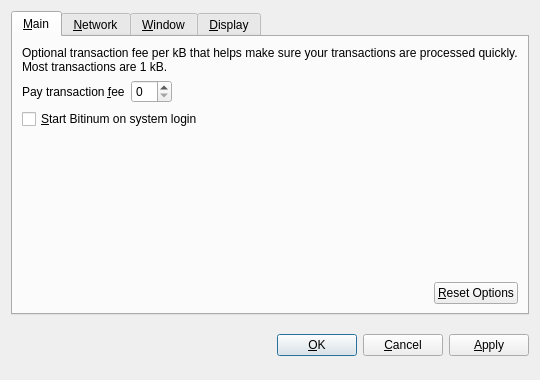
<?xml version="1.0" encoding="UTF-8"?>
<ui version="4.0">
 <class>OptionsDialog</class>
 <widget class="QDialog" name="OptionsDialog">
  <property name="geometry">
   <rect>
    <x>0</x>
    <y>0</y>
    <width>540</width>
    <height>380</height>
   </rect>
  </property>
  <property name="windowTitle">
   <string>Options</string>
  </property>
  <property name="modal">
   <bool>true</bool>
  </property>
  <layout class="QVBoxLayout" name="verticalLayout">
   <item>
    <widget class="QTabWidget" name="tabWidget">
     <property name="tabPosition">
      <enum>QTabWidget::North</enum>
     </property>
     <property name="currentIndex">
      <number>0</number>
     </property>
     <widget class="QWidget" name="tabMain">
      <attribute name="title">
       <string>&amp;Main</string>
      </attribute>
      <layout class="QVBoxLayout" name="verticalLayout_Main">
       <item>
        <widget class="QLabel" name="transactionFeeInfoLabel">
         <property name="text">
          <string>Optional transaction fee per kB that helps make sure your transactions are processed quickly. Most transactions are 1 kB.</string>
         </property>
         <property name="textFormat">
          <enum>Qt::PlainText</enum>
         </property>
         <property name="wordWrap">
          <bool>true</bool>
         </property>
        </widget>
       </item>
       <item>
        <layout class="QHBoxLayout" name="horizontalLayout_1_Main">
         <item>
          <widget class="QLabel" name="transactionFeeLabel">
           <property name="text">
            <string>Pay transaction &amp;fee</string>
           </property>
           <property name="textFormat">
            <enum>Qt::PlainText</enum>
           </property>
           <property name="buddy">
            <cstring>transactionFee</cstring>
           </property>
          </widget>
         </item>
         <item>
          <widget class="BitcoinAmountField" name="transactionFee"/>
         </item>
         <item>
          <spacer name="horizontalSpacer_1_Main">
           <property name="orientation">
            <enum>Qt::Horizontal</enum>
           </property>
           <property name="sizeHint" stdset="0">
            <size>
             <width>40</width>
             <height>20</height>
            </size>
           </property>
          </spacer>
         </item>
        </layout>
       </item>
       <item>
        <widget class="QCheckBox" name="bitcoinAtStartup">
         <property name="toolTip">
          <string>Automatically start Bitinum after logging in to the system.</string>
         </property>
         <property name="text">
          <string>&amp;Start Bitinum on system login</string>
         </property>
        </widget>
       </item>
       <item>
        <spacer name="verticalSpacer_Main">
         <property name="orientation">
          <enum>Qt::Vertical</enum>
         </property>
         <property name="sizeHint" stdset="0">
          <size>
           <width>20</width>
           <height>40</height>
          </size>
         </property>
        </spacer>
       </item>
       <item>
        <layout class="QHBoxLayout" name="horizontalLayout_2_Main">
         <item>
          <spacer name="horizontalSpacer_2_Main">
           <property name="orientation">
            <enum>Qt::Horizontal</enum>
           </property>
           <property name="sizeHint" stdset="0">
            <size>
             <width>40</width>
             <height>20</height>
            </size>
           </property>
          </spacer>
         </item>
         <item>
          <widget class="QPushButton" name="resetButton">
           <property name="toolTip">
            <string>Reset all client options to default.</string>
           </property>
           <property name="text">
            <string>&amp;Reset Options</string>
           </property>
           <property name="autoDefault">
            <bool>false</bool>
           </property>
          </widget>
         </item>
        </layout>
       </item>
      </layout>
     </widget>
     <widget class="QWidget" name="tabNetwork">
      <attribute name="title">
       <string>&amp;Network</string>
      </attribute>
      <layout class="QVBoxLayout" name="verticalLayout_Network">
       <item>
        <widget class="QCheckBox" name="mapPortUpnp">
         <property name="toolTip">
          <string>Automatically open the Bitinum client port on the router. This only works when your router supports UPnP and it is enabled.</string>
         </property>
         <property name="text">
          <string>Map port using &amp;UPnP</string>
         </property>
        </widget>
       </item>
       <item>
        <widget class="QCheckBox" name="connectSocks">
         <property name="toolTip">
          <string>Connect to the Bitinum network through a SOCKS proxy (e.g. when connecting through Tor).</string>
         </property>
         <property name="text">
          <string>&amp;Connect through SOCKS proxy:</string>
         </property>
        </widget>
       </item>
       <item>
        <layout class="QHBoxLayout" name="horizontalLayout_Network">
         <item>
          <widget class="QLabel" name="proxyIpLabel">
           <property name="text">
            <string>Proxy &amp;IP:</string>
           </property>
           <property name="textFormat">
            <enum>Qt::PlainText</enum>
           </property>
           <property name="buddy">
            <cstring>proxyIp</cstring>
           </property>
          </widget>
         </item>
         <item>
          <widget class="QValidatedLineEdit" name="proxyIp">
           <property name="maximumSize">
            <size>
             <width>140</width>
             <height>16777215</height>
            </size>
           </property>
           <property name="toolTip">
            <string>IP address of the proxy (e.g. 127.0.0.1)</string>
           </property>
          </widget>
         </item>
         <item>
          <widget class="QLabel" name="proxyPortLabel">
           <property name="text">
            <string>&amp;Port:</string>
           </property>
           <property name="textFormat">
            <enum>Qt::PlainText</enum>
           </property>
           <property name="buddy">
            <cstring>proxyPort</cstring>
           </property>
          </widget>
         </item>
         <item>
          <widget class="QLineEdit" name="proxyPort">
           <property name="maximumSize">
            <size>
             <width>55</width>
             <height>16777215</height>
            </size>
           </property>
           <property name="toolTip">
            <string>Port of the proxy (e.g. 9050)</string>
           </property>
          </widget>
         </item>
         <item>
          <widget class="QLabel" name="socksVersionLabel">
           <property name="text">
            <string>SOCKS &amp;Version:</string>
           </property>
           <property name="textFormat">
            <enum>Qt::PlainText</enum>
           </property>
           <property name="buddy">
            <cstring>socksVersion</cstring>
           </property>
          </widget>
         </item>
         <item>
          <widget class="QValueComboBox" name="socksVersion">
           <property name="toolTip">
            <string>SOCKS version of the proxy (e.g. 5)</string>
           </property>
          </widget>
         </item>
         <item>
          <spacer name="horizontalSpacer_Network">
           <property name="orientation">
            <enum>Qt::Horizontal</enum>
           </property>
           <property name="sizeHint" stdset="0">
            <size>
             <width>40</width>
             <height>20</height>
            </size>
           </property>
          </spacer>
         </item>
        </layout>
       </item>
       <item>
        <spacer name="verticalSpacer_Network">
         <property name="orientation">
          <enum>Qt::Vertical</enum>
         </property>
         <property name="sizeHint" stdset="0">
          <size>
           <width>20</width>
           <height>40</height>
          </size>
         </property>
        </spacer>
       </item>
      </layout>
     </widget>
     <widget class="QWidget" name="tabWindow">
      <attribute name="title">
       <string>&amp;Window</string>
      </attribute>
      <layout class="QVBoxLayout" name="verticalLayout_Window">
       <item>
        <widget class="QCheckBox" name="minimizeToTray">
         <property name="toolTip">
          <string>Show only a tray icon after minimizing the window.</string>
         </property>
         <property name="text">
          <string>&amp;Minimize to the tray instead of the taskbar</string>
         </property>
        </widget>
       </item>
       <item>
        <widget class="QCheckBox" name="minimizeOnClose">
         <property name="toolTip">
          <string>Minimize instead of exit the application when the window is closed. When this option is enabled, the application will be closed only after selecting Quit in the menu.</string>
         </property>
         <property name="text">
          <string>M&amp;inimize on close</string>
         </property>
        </widget>
       </item>
       <item>
        <spacer name="verticalSpacer_Window">
         <property name="orientation">
          <enum>Qt::Vertical</enum>
         </property>
         <property name="sizeHint" stdset="0">
          <size>
           <width>20</width>
           <height>40</height>
          </size>
         </property>
        </spacer>
       </item>
      </layout>
     </widget>
     <widget class="QWidget" name="tabDisplay">
      <attribute name="title">
       <string>&amp;Display</string>
      </attribute>
      <layout class="QVBoxLayout" name="verticalLayout_Display">
       <item>
        <layout class="QHBoxLayout" name="horizontalLayout_1_Display">
         <item>
          <widget class="QLabel" name="langLabel">
           <property name="text">
            <string>User Interface &amp;language:</string>
           </property>
           <property name="textFormat">
            <enum>Qt::PlainText</enum>
           </property>
           <property name="buddy">
            <cstring>lang</cstring>
           </property>
          </widget>
         </item>
         <item>
          <widget class="QValueComboBox" name="lang">
           <property name="toolTip">
            <string>The user interface language can be set here. This setting will take effect after restarting Bitinum.</string>
           </property>
          </widget>
         </item>
        </layout>
       </item>
       <item>
        <layout class="QHBoxLayout" name="horizontalLayout_2_Display">
         <item>
          <widget class="QLabel" name="unitLabel">
           <property name="text">
            <string>&amp;Unit to show amounts in:</string>
           </property>
           <property name="textFormat">
            <enum>Qt::PlainText</enum>
           </property>
           <property name="buddy">
            <cstring>unit</cstring>
           </property>
          </widget>
         </item>
         <item>
          <widget class="QValueComboBox" name="unit">
           <property name="toolTip">
            <string>Choose the default subdivision unit to show in the interface and when sending coins.</string>
           </property>
          </widget>
         </item>
        </layout>
       </item>
       <item>
        <widget class="QCheckBox" name="displayAddresses">
         <property name="toolTip">
          <string>Whether to show Bitinum addresses in the transaction list or not.</string>
         </property>
         <property name="text">
          <string>&amp;Display addresses in transaction list</string>
         </property>
        </widget>
       </item>
       <item>
        <spacer name="verticalSpacer_Display">
         <property name="orientation">
          <enum>Qt::Vertical</enum>
         </property>
         <property name="sizeHint" stdset="0">
          <size>
           <width>20</width>
           <height>40</height>
          </size>
         </property>
        </spacer>
       </item>
      </layout>
     </widget>
    </widget>
   </item>
   <item>
    <layout class="QHBoxLayout" name="horizontalLayout_Buttons">
     <item>
      <spacer name="horizontalSpacer_1">
       <property name="orientation">
        <enum>Qt::Horizontal</enum>
       </property>
       <property name="sizeHint" stdset="0">
        <size>
         <width>40</width>
         <height>48</height>
        </size>
       </property>
      </spacer>
     </item>
     <item>
      <widget class="QLabel" name="statusLabel">
       <property name="font">
        <font>
         <weight>75</weight>
         <bold>true</bold>
        </font>
       </property>
       <property name="text">
        <string/>
       </property>
       <property name="textFormat">
        <enum>Qt::PlainText</enum>
       </property>
       <property name="wordWrap">
        <bool>true</bool>
       </property>
      </widget>
     </item>
     <item>
      <spacer name="horizontalSpacer_2">
       <property name="orientation">
        <enum>Qt::Horizontal</enum>
       </property>
       <property name="sizeHint" stdset="0">
        <size>
         <width>40</width>
         <height>48</height>
        </size>
       </property>
      </spacer>
     </item>
     <item>
      <widget class="QPushButton" name="okButton">
       <property name="text">
        <string>&amp;OK</string>
       </property>
      </widget>
     </item>
     <item>
      <widget class="QPushButton" name="cancelButton">
       <property name="text">
        <string>&amp;Cancel</string>
       </property>
       <property name="autoDefault">
        <bool>false</bool>
       </property>
      </widget>
     </item>
     <item>
      <widget class="QPushButton" name="applyButton">
       <property name="text">
        <string>&amp;Apply</string>
       </property>
       <property name="autoDefault">
        <bool>false</bool>
       </property>
      </widget>
     </item>
    </layout>
   </item>
  </layout>
 </widget>
 <customwidgets>
  <customwidget>
   <class>BitcoinAmountField</class>
   <extends>QSpinBox</extends>
   <header>bitcoinamountfield.h</header>
  </customwidget>
  <customwidget>
   <class>QValueComboBox</class>
   <extends>QComboBox</extends>
   <header>qvaluecombobox.h</header>
  </customwidget>
  <customwidget>
   <class>QValidatedLineEdit</class>
   <extends>QLineEdit</extends>
   <header>qvalidatedlineedit.h</header>
  </customwidget>
 </customwidgets>
 <resources/>
 <connections/>
</ui>
